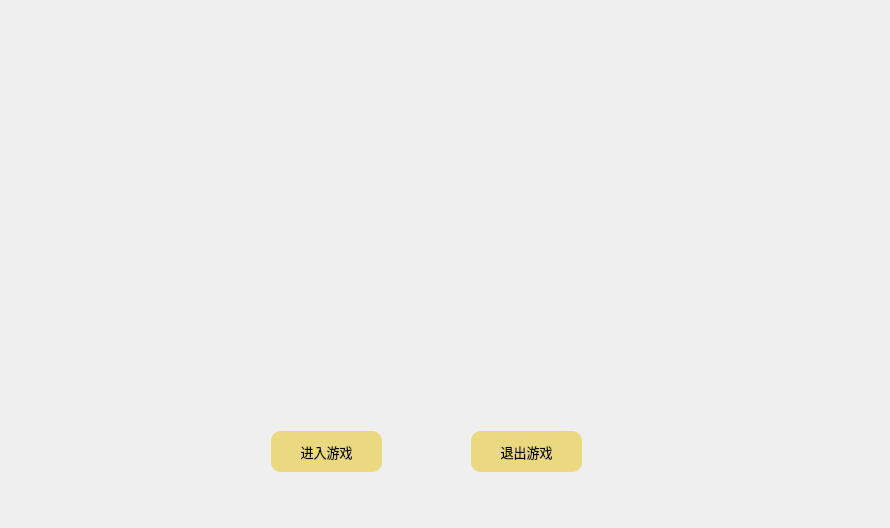
<?xml version="1.0" encoding="UTF-8"?>
<ui version="4.0">
 <class>MyCPlus</class>
 <widget class="QWidget" name="MyCPlus">
  <property name="enabled">
   <bool>true</bool>
  </property>
  <property name="geometry">
   <rect>
    <x>0</x>
    <y>0</y>
    <width>890</width>
    <height>528</height>
   </rect>
  </property>
  <property name="windowTitle">
   <string>MyCPlus</string>
  </property>
  <property name="autoFillBackground">
   <bool>true</bool>
  </property>
  <property name="styleSheet">
   <string notr="true"/>
  </property>
  <layout class="QGridLayout" name="gridLayout_2">
   <item row="0" column="0">
    <widget class="QStackedWidget" name="stackedWidget">
     <property name="autoFillBackground">
      <bool>true</bool>
     </property>
     <property name="currentIndex">
      <number>0</number>
     </property>
     <widget class="QWidget" name="pageSet">
      <property name="autoFillBackground">
       <bool>false</bool>
      </property>
      <property name="styleSheet">
       <string notr="true">#pageSet{
	background:url(&quot;:/images/images/back2.jpg&quot;);
	background-size:100% 100%;
}</string>
      </property>
      <widget class="QPushButton" name="pushButton_2">
       <property name="geometry">
        <rect>
         <x>460</x>
         <y>420</y>
         <width>111</width>
         <height>41</height>
        </rect>
       </property>
       <property name="font">
        <font>
         <family>方正粗黑宋简体</family>
         <pointsize>10</pointsize>
         <italic>false</italic>
         <bold>false</bold>
        </font>
       </property>
       <property name="styleSheet">
        <string notr="true">font: 10pt &quot;方正粗黑宋简体&quot;;
background-color:rgb(235, 217, 129);
border-radius:10px;
color:rgb(0, 0, 0)</string>
       </property>
       <property name="text">
        <string>退出游戏</string>
       </property>
      </widget>
      <widget class="QPushButton" name="pushButton_3">
       <property name="enabled">
        <bool>true</bool>
       </property>
       <property name="geometry">
        <rect>
         <x>260</x>
         <y>420</y>
         <width>111</width>
         <height>41</height>
        </rect>
       </property>
       <property name="palette">
        <palette>
         <active>
          <colorrole role="WindowText">
           <brush brushstyle="SolidPattern">
            <color alpha="255">
             <red>0</red>
             <green>0</green>
             <blue>0</blue>
            </color>
           </brush>
          </colorrole>
          <colorrole role="Button">
           <brush brushstyle="SolidPattern">
            <color alpha="255">
             <red>235</red>
             <green>217</green>
             <blue>129</blue>
            </color>
           </brush>
          </colorrole>
          <colorrole role="Text">
           <brush brushstyle="SolidPattern">
            <color alpha="255">
             <red>0</red>
             <green>0</green>
             <blue>0</blue>
            </color>
           </brush>
          </colorrole>
          <colorrole role="ButtonText">
           <brush brushstyle="SolidPattern">
            <color alpha="255">
             <red>0</red>
             <green>0</green>
             <blue>0</blue>
            </color>
           </brush>
          </colorrole>
          <colorrole role="Base">
           <brush brushstyle="SolidPattern">
            <color alpha="255">
             <red>235</red>
             <green>217</green>
             <blue>129</blue>
            </color>
           </brush>
          </colorrole>
          <colorrole role="Window">
           <brush brushstyle="SolidPattern">
            <color alpha="255">
             <red>235</red>
             <green>217</green>
             <blue>129</blue>
            </color>
           </brush>
          </colorrole>
          <colorrole role="Highlight">
           <brush brushstyle="SolidPattern">
            <color alpha="255">
             <red>39</red>
             <green>191</green>
             <blue>115</blue>
            </color>
           </brush>
          </colorrole>
          <colorrole role="PlaceholderText">
           <brush brushstyle="SolidPattern">
            <color alpha="128">
             <red>0</red>
             <green>0</green>
             <blue>0</blue>
            </color>
           </brush>
          </colorrole>
         </active>
         <inactive>
          <colorrole role="WindowText">
           <brush brushstyle="SolidPattern">
            <color alpha="255">
             <red>0</red>
             <green>0</green>
             <blue>0</blue>
            </color>
           </brush>
          </colorrole>
          <colorrole role="Button">
           <brush brushstyle="SolidPattern">
            <color alpha="255">
             <red>235</red>
             <green>217</green>
             <blue>129</blue>
            </color>
           </brush>
          </colorrole>
          <colorrole role="Text">
           <brush brushstyle="SolidPattern">
            <color alpha="255">
             <red>0</red>
             <green>0</green>
             <blue>0</blue>
            </color>
           </brush>
          </colorrole>
          <colorrole role="ButtonText">
           <brush brushstyle="SolidPattern">
            <color alpha="255">
             <red>0</red>
             <green>0</green>
             <blue>0</blue>
            </color>
           </brush>
          </colorrole>
          <colorrole role="Base">
           <brush brushstyle="SolidPattern">
            <color alpha="255">
             <red>235</red>
             <green>217</green>
             <blue>129</blue>
            </color>
           </brush>
          </colorrole>
          <colorrole role="Window">
           <brush brushstyle="SolidPattern">
            <color alpha="255">
             <red>235</red>
             <green>217</green>
             <blue>129</blue>
            </color>
           </brush>
          </colorrole>
          <colorrole role="Highlight">
           <brush brushstyle="SolidPattern">
            <color alpha="255">
             <red>39</red>
             <green>191</green>
             <blue>115</blue>
            </color>
           </brush>
          </colorrole>
          <colorrole role="PlaceholderText">
           <brush brushstyle="SolidPattern">
            <color alpha="128">
             <red>0</red>
             <green>0</green>
             <blue>0</blue>
            </color>
           </brush>
          </colorrole>
         </inactive>
         <disabled>
          <colorrole role="WindowText">
           <brush brushstyle="SolidPattern">
            <color alpha="255">
             <red>0</red>
             <green>0</green>
             <blue>0</blue>
            </color>
           </brush>
          </colorrole>
          <colorrole role="Button">
           <brush brushstyle="SolidPattern">
            <color alpha="255">
             <red>235</red>
             <green>217</green>
             <blue>129</blue>
            </color>
           </brush>
          </colorrole>
          <colorrole role="Text">
           <brush brushstyle="SolidPattern">
            <color alpha="255">
             <red>0</red>
             <green>0</green>
             <blue>0</blue>
            </color>
           </brush>
          </colorrole>
          <colorrole role="ButtonText">
           <brush brushstyle="SolidPattern">
            <color alpha="255">
             <red>0</red>
             <green>0</green>
             <blue>0</blue>
            </color>
           </brush>
          </colorrole>
          <colorrole role="Base">
           <brush brushstyle="SolidPattern">
            <color alpha="255">
             <red>235</red>
             <green>217</green>
             <blue>129</blue>
            </color>
           </brush>
          </colorrole>
          <colorrole role="Window">
           <brush brushstyle="SolidPattern">
            <color alpha="255">
             <red>235</red>
             <green>217</green>
             <blue>129</blue>
            </color>
           </brush>
          </colorrole>
          <colorrole role="Highlight">
           <brush brushstyle="SolidPattern">
            <color alpha="255">
             <red>39</red>
             <green>191</green>
             <blue>115</blue>
            </color>
           </brush>
          </colorrole>
          <colorrole role="PlaceholderText">
           <brush brushstyle="SolidPattern">
            <color alpha="128">
             <red>0</red>
             <green>0</green>
             <blue>0</blue>
            </color>
           </brush>
          </colorrole>
         </disabled>
        </palette>
       </property>
       <property name="font">
        <font>
         <family>方正粗黑宋简体</family>
         <pointsize>10</pointsize>
         <italic>false</italic>
         <bold>false</bold>
        </font>
       </property>
       <property name="styleSheet">
        <string notr="true">font: 10pt &quot;方正粗黑宋简体&quot;;
background-color:rgb(235, 217, 129);
border-radius:10px;
color:rgb(0, 0, 0)</string>
       </property>
       <property name="text">
        <string>进入游戏</string>
       </property>
      </widget>
      <widget class="QWidget" name="layoutWidget">
       <property name="geometry">
        <rect>
         <x>0</x>
         <y>100</y>
         <width>831</width>
         <height>261</height>
        </rect>
       </property>
       <layout class="QHBoxLayout" name="horizontalLayout">
        <item>
         <spacer name="horizontalSpacer">
          <property name="orientation">
           <enum>Qt::Orientation::Horizontal</enum>
          </property>
          <property name="sizeHint" stdset="0">
           <size>
            <width>40</width>
            <height>20</height>
           </size>
          </property>
         </spacer>
        </item>
        <item>
         <widget class="QLabel" name="label">
          <property name="text">
           <string/>
          </property>
          <property name="pixmap">
           <pixmap resource="MyWidget.qrc">:/images/images/timg.jpg</pixmap>
          </property>
          <property name="alignment">
           <set>Qt::AlignmentFlag::AlignCenter</set>
          </property>
         </widget>
        </item>
        <item>
         <spacer name="horizontalSpacer_2">
          <property name="orientation">
           <enum>Qt::Orientation::Horizontal</enum>
          </property>
          <property name="sizeHint" stdset="0">
           <size>
            <width>40</width>
            <height>20</height>
           </size>
          </property>
         </spacer>
        </item>
       </layout>
      </widget>
     </widget>
     <widget class="QWidget" name="pageGame">
      <property name="styleSheet">
       <string notr="true">#pageGame{
	background-color:#faf8ef;
}</string>
      </property>
      <widget class="QWidget" name="Board" native="true">
       <property name="geometry">
        <rect>
         <x>20</x>
         <y>50</y>
         <width>441</width>
         <height>441</height>
        </rect>
       </property>
       <property name="layoutDirection">
        <enum>Qt::LayoutDirection::LeftToRight</enum>
       </property>
       <property name="autoFillBackground">
        <bool>false</bool>
       </property>
       <property name="styleSheet">
        <string notr="true">#Board{
background-color:#bbada0;
border:2px solid rgb(255, 223, 184);
border-radius:10px;
}</string>
       </property>
       <layout class="QGridLayout" name="gridLayout">
        <item row="0" column="0">
         <widget class="QLabel" name="label_2">
          <property name="font">
           <font>
            <family>微软雅黑</family>
            <pointsize>20</pointsize>
           </font>
          </property>
          <property name="layoutDirection">
           <enum>Qt::LayoutDirection::RightToLeft</enum>
          </property>
          <property name="styleSheet">
           <string notr="true">background-color:rgb(230, 153, 0)</string>
          </property>
          <property name="text">
           <string>1</string>
          </property>
          <property name="alignment">
           <set>Qt::AlignmentFlag::AlignCenter</set>
          </property>
         </widget>
        </item>
        <item row="0" column="1">
         <widget class="QLabel" name="label_3">
          <property name="font">
           <font>
            <family>微软雅黑</family>
            <pointsize>20</pointsize>
           </font>
          </property>
          <property name="layoutDirection">
           <enum>Qt::LayoutDirection::RightToLeft</enum>
          </property>
          <property name="styleSheet">
           <string notr="true">background-color:rgb(230, 153, 0)</string>
          </property>
          <property name="text">
           <string>1</string>
          </property>
          <property name="alignment">
           <set>Qt::AlignmentFlag::AlignCenter</set>
          </property>
         </widget>
        </item>
        <item row="0" column="2">
         <widget class="QLabel" name="label_4">
          <property name="font">
           <font>
            <family>微软雅黑</family>
            <pointsize>20</pointsize>
           </font>
          </property>
          <property name="layoutDirection">
           <enum>Qt::LayoutDirection::RightToLeft</enum>
          </property>
          <property name="styleSheet">
           <string notr="true">background-color:rgb(230, 153, 0)</string>
          </property>
          <property name="text">
           <string>1</string>
          </property>
          <property name="alignment">
           <set>Qt::AlignmentFlag::AlignCenter</set>
          </property>
         </widget>
        </item>
        <item row="0" column="3">
         <widget class="QLabel" name="label_5">
          <property name="font">
           <font>
            <family>微软雅黑</family>
            <pointsize>20</pointsize>
           </font>
          </property>
          <property name="layoutDirection">
           <enum>Qt::LayoutDirection::RightToLeft</enum>
          </property>
          <property name="styleSheet">
           <string notr="true">background-color:rgb(230, 153, 0)</string>
          </property>
          <property name="text">
           <string>1</string>
          </property>
          <property name="alignment">
           <set>Qt::AlignmentFlag::AlignCenter</set>
          </property>
         </widget>
        </item>
        <item row="1" column="0">
         <widget class="QLabel" name="label_7">
          <property name="font">
           <font>
            <family>微软雅黑</family>
            <pointsize>20</pointsize>
           </font>
          </property>
          <property name="layoutDirection">
           <enum>Qt::LayoutDirection::RightToLeft</enum>
          </property>
          <property name="styleSheet">
           <string notr="true">background-color:rgb(230, 153, 0)</string>
          </property>
          <property name="text">
           <string>1</string>
          </property>
          <property name="alignment">
           <set>Qt::AlignmentFlag::AlignCenter</set>
          </property>
         </widget>
        </item>
        <item row="1" column="1">
         <widget class="QLabel" name="label_8">
          <property name="font">
           <font>
            <family>微软雅黑</family>
            <pointsize>20</pointsize>
           </font>
          </property>
          <property name="layoutDirection">
           <enum>Qt::LayoutDirection::RightToLeft</enum>
          </property>
          <property name="styleSheet">
           <string notr="true">background-color:rgb(230, 153, 0)</string>
          </property>
          <property name="text">
           <string>1</string>
          </property>
          <property name="alignment">
           <set>Qt::AlignmentFlag::AlignCenter</set>
          </property>
         </widget>
        </item>
        <item row="1" column="2">
         <widget class="QLabel" name="label_9">
          <property name="font">
           <font>
            <family>微软雅黑</family>
            <pointsize>20</pointsize>
           </font>
          </property>
          <property name="layoutDirection">
           <enum>Qt::LayoutDirection::RightToLeft</enum>
          </property>
          <property name="styleSheet">
           <string notr="true">background-color:rgb(230, 153, 0)</string>
          </property>
          <property name="text">
           <string>1</string>
          </property>
          <property name="alignment">
           <set>Qt::AlignmentFlag::AlignCenter</set>
          </property>
         </widget>
        </item>
        <item row="1" column="3">
         <widget class="QLabel" name="label_6">
          <property name="font">
           <font>
            <family>微软雅黑</family>
            <pointsize>20</pointsize>
           </font>
          </property>
          <property name="layoutDirection">
           <enum>Qt::LayoutDirection::RightToLeft</enum>
          </property>
          <property name="styleSheet">
           <string notr="true">background-color:rgb(230, 153, 0)</string>
          </property>
          <property name="text">
           <string>1</string>
          </property>
          <property name="alignment">
           <set>Qt::AlignmentFlag::AlignCenter</set>
          </property>
         </widget>
        </item>
        <item row="2" column="0">
         <widget class="QLabel" name="label_10">
          <property name="font">
           <font>
            <family>微软雅黑</family>
            <pointsize>20</pointsize>
           </font>
          </property>
          <property name="layoutDirection">
           <enum>Qt::LayoutDirection::RightToLeft</enum>
          </property>
          <property name="styleSheet">
           <string notr="true">background-color:rgb(230, 153, 0)</string>
          </property>
          <property name="text">
           <string>1</string>
          </property>
          <property name="alignment">
           <set>Qt::AlignmentFlag::AlignCenter</set>
          </property>
         </widget>
        </item>
        <item row="2" column="1">
         <widget class="QLabel" name="label_12">
          <property name="font">
           <font>
            <family>微软雅黑</family>
            <pointsize>20</pointsize>
           </font>
          </property>
          <property name="layoutDirection">
           <enum>Qt::LayoutDirection::RightToLeft</enum>
          </property>
          <property name="styleSheet">
           <string notr="true">background-color:rgb(230, 153, 0)</string>
          </property>
          <property name="text">
           <string>1</string>
          </property>
          <property name="alignment">
           <set>Qt::AlignmentFlag::AlignCenter</set>
          </property>
         </widget>
        </item>
        <item row="2" column="2">
         <widget class="QLabel" name="label_11">
          <property name="font">
           <font>
            <family>微软雅黑</family>
            <pointsize>20</pointsize>
           </font>
          </property>
          <property name="layoutDirection">
           <enum>Qt::LayoutDirection::RightToLeft</enum>
          </property>
          <property name="styleSheet">
           <string notr="true">background-color:rgb(230, 153, 0)</string>
          </property>
          <property name="text">
           <string>1</string>
          </property>
          <property name="alignment">
           <set>Qt::AlignmentFlag::AlignCenter</set>
          </property>
         </widget>
        </item>
        <item row="2" column="3">
         <widget class="QLabel" name="label_13">
          <property name="font">
           <font>
            <family>微软雅黑</family>
            <pointsize>20</pointsize>
           </font>
          </property>
          <property name="layoutDirection">
           <enum>Qt::LayoutDirection::RightToLeft</enum>
          </property>
          <property name="styleSheet">
           <string notr="true">background-color:rgb(230, 153, 0)</string>
          </property>
          <property name="text">
           <string>1</string>
          </property>
          <property name="alignment">
           <set>Qt::AlignmentFlag::AlignCenter</set>
          </property>
         </widget>
        </item>
        <item row="3" column="0">
         <widget class="QLabel" name="label_16">
          <property name="font">
           <font>
            <family>微软雅黑</family>
            <pointsize>20</pointsize>
           </font>
          </property>
          <property name="layoutDirection">
           <enum>Qt::LayoutDirection::RightToLeft</enum>
          </property>
          <property name="styleSheet">
           <string notr="true">background-color:rgb(230, 153, 0)</string>
          </property>
          <property name="text">
           <string>1</string>
          </property>
          <property name="alignment">
           <set>Qt::AlignmentFlag::AlignCenter</set>
          </property>
         </widget>
        </item>
        <item row="3" column="1">
         <widget class="QLabel" name="label_14">
          <property name="font">
           <font>
            <family>微软雅黑</family>
            <pointsize>20</pointsize>
           </font>
          </property>
          <property name="layoutDirection">
           <enum>Qt::LayoutDirection::RightToLeft</enum>
          </property>
          <property name="styleSheet">
           <string notr="true">background-color:rgb(230, 153, 0)</string>
          </property>
          <property name="text">
           <string>1</string>
          </property>
          <property name="alignment">
           <set>Qt::AlignmentFlag::AlignCenter</set>
          </property>
         </widget>
        </item>
        <item row="3" column="2">
         <widget class="QLabel" name="label_18">
          <property name="font">
           <font>
            <family>微软雅黑</family>
            <pointsize>20</pointsize>
           </font>
          </property>
          <property name="layoutDirection">
           <enum>Qt::LayoutDirection::RightToLeft</enum>
          </property>
          <property name="styleSheet">
           <string notr="true">background-color:rgb(230, 153, 0)</string>
          </property>
          <property name="text">
           <string>1</string>
          </property>
          <property name="alignment">
           <set>Qt::AlignmentFlag::AlignCenter</set>
          </property>
         </widget>
        </item>
        <item row="3" column="3">
         <widget class="QLabel" name="label_15">
          <property name="font">
           <font>
            <family>微软雅黑</family>
            <pointsize>20</pointsize>
           </font>
          </property>
          <property name="layoutDirection">
           <enum>Qt::LayoutDirection::RightToLeft</enum>
          </property>
          <property name="styleSheet">
           <string notr="true">background-color:rgb(230, 153, 0)</string>
          </property>
          <property name="text">
           <string>1</string>
          </property>
          <property name="alignment">
           <set>Qt::AlignmentFlag::AlignCenter</set>
          </property>
         </widget>
        </item>
       </layout>
      </widget>
      <widget class="QPushButton" name="pushButton_4">
       <property name="geometry">
        <rect>
         <x>60</x>
         <y>10</y>
         <width>121</width>
         <height>31</height>
        </rect>
       </property>
       <property name="styleSheet">
        <string notr="true">font: 10pt &quot;方正粗黑宋简体&quot;;
background-color:rgb(235, 217, 129);
border-radius:10px;
color:rgb(0, 0, 0)</string>
       </property>
       <property name="text">
        <string>新游戏</string>
       </property>
      </widget>
      <widget class="QPushButton" name="pushButton_5">
       <property name="geometry">
        <rect>
         <x>290</x>
         <y>10</y>
         <width>131</width>
         <height>31</height>
        </rect>
       </property>
       <property name="styleSheet">
        <string notr="true">font: 10pt &quot;方正粗黑宋简体&quot;;
background-color:rgb(235, 217, 129);
border-radius:10px;
color:rgb(0, 0, 0);</string>
       </property>
       <property name="text">
        <string>返回主页面</string>
       </property>
      </widget>
      <widget class="QWidget" name="widget" native="true">
       <property name="geometry">
        <rect>
         <x>509</x>
         <y>49</y>
         <width>311</width>
         <height>441</height>
        </rect>
       </property>
       <property name="styleSheet">
        <string notr="true"/>
       </property>
       <widget class="QLabel" name="label_17">
        <property name="geometry">
         <rect>
          <x>90</x>
          <y>20</y>
          <width>131</width>
          <height>71</height>
         </rect>
        </property>
        <property name="font">
         <font>
          <family>Algerian</family>
          <pointsize>22</pointsize>
         </font>
        </property>
        <property name="styleSheet">
         <string notr="true">background-color:#bcaea1;
border-radius:10px;
border:2px solid rgb(170, 170, 127)</string>
        </property>
        <property name="text">
         <string>Score</string>
        </property>
        <property name="alignment">
         <set>Qt::AlignmentFlag::AlignCenter</set>
        </property>
       </widget>
       <widget class="QLabel" name="label_19">
        <property name="geometry">
         <rect>
          <x>90</x>
          <y>230</y>
          <width>131</width>
          <height>71</height>
         </rect>
        </property>
        <property name="font">
         <font>
          <family>Algerian</family>
          <pointsize>22</pointsize>
         </font>
        </property>
        <property name="styleSheet">
         <string notr="true">background-color:#bcaea1;
border-radius:10px;
border:2px solid rgb(170, 170, 127)</string>
        </property>
        <property name="text">
         <string>Best</string>
        </property>
        <property name="alignment">
         <set>Qt::AlignmentFlag::AlignCenter</set>
        </property>
       </widget>
       <widget class="QLabel" name="label_20">
        <property name="geometry">
         <rect>
          <x>40</x>
          <y>100</y>
          <width>231</width>
          <height>51</height>
         </rect>
        </property>
        <property name="font">
         <font>
          <family>微软雅黑</family>
          <pointsize>16</pointsize>
         </font>
        </property>
        <property name="text">
         <string>TextLabel</string>
        </property>
        <property name="alignment">
         <set>Qt::AlignmentFlag::AlignCenter</set>
        </property>
       </widget>
       <widget class="QLabel" name="label_21">
        <property name="geometry">
         <rect>
          <x>40</x>
          <y>310</y>
          <width>231</width>
          <height>51</height>
         </rect>
        </property>
        <property name="font">
         <font>
          <family>微软雅黑</family>
          <pointsize>16</pointsize>
         </font>
        </property>
        <property name="text">
         <string>TextLabel</string>
        </property>
        <property name="alignment">
         <set>Qt::AlignmentFlag::AlignCenter</set>
        </property>
       </widget>
      </widget>
     </widget>
    </widget>
   </item>
  </layout>
 </widget>
 <layoutdefault spacing="6" margin="11"/>
 <resources>
  <include location="MyWidget.qrc"/>
  <include location="MyWidget.qrc"/>
 </resources>
 <connections>
  <connection>
   <sender>pushButton_2</sender>
   <signal>clicked()</signal>
   <receiver>MyCPlus</receiver>
   <slot>exit()</slot>
   <hints>
    <hint type="sourcelabel">
     <x>611</x>
     <y>447</y>
    </hint>
    <hint type="destinationlabel">
     <x>746</x>
     <y>0</y>
    </hint>
   </hints>
  </connection>
  <connection>
   <sender>pushButton_3</sender>
   <signal>clicked()</signal>
   <receiver>MyCPlus</receiver>
   <slot>playGame()</slot>
   <hints>
    <hint type="sourcelabel">
     <x>409</x>
     <y>452</y>
    </hint>
    <hint type="destinationlabel">
     <x>6</x>
     <y>84</y>
    </hint>
   </hints>
  </connection>
  <connection>
   <sender>pushButton_4</sender>
   <signal>clicked()</signal>
   <receiver>MyCPlus</receiver>
   <slot>newGame()</slot>
   <hints>
    <hint type="sourcelabel">
     <x>149</x>
     <y>36</y>
    </hint>
    <hint type="destinationlabel">
     <x>225</x>
     <y>0</y>
    </hint>
   </hints>
  </connection>
  <connection>
   <sender>pushButton_5</sender>
   <signal>clicked()</signal>
   <receiver>MyCPlus</receiver>
   <slot>reGame()</slot>
   <hints>
    <hint type="sourcelabel">
     <x>410</x>
     <y>34</y>
    </hint>
    <hint type="destinationlabel">
     <x>518</x>
     <y>1</y>
    </hint>
   </hints>
  </connection>
 </connections>
 <slots>
  <slot>exit()</slot>
  <slot>playGame()</slot>
  <slot>newGame()</slot>
  <slot>reGame()</slot>
 </slots>
</ui>
